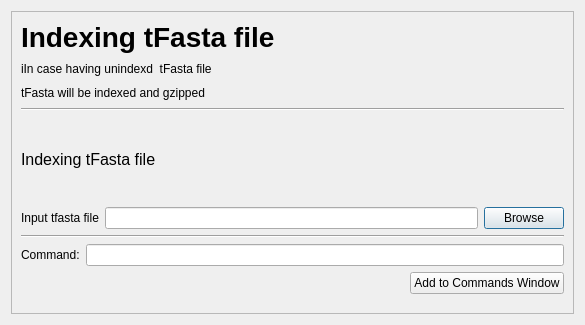
<?xml version="1.0" encoding="UTF-8"?>
<ui version="4.0">
 <class>Dialog</class>
 <widget class="QDialog" name="Dialog">
  <property name="geometry">
   <rect>
    <x>0</x>
    <y>0</y>
    <width>585</width>
    <height>325</height>
   </rect>
  </property>
  <property name="minimumSize">
   <size>
    <width>466</width>
    <height>325</height>
   </size>
  </property>
  <property name="maximumSize">
   <size>
    <width>16777215</width>
    <height>325</height>
   </size>
  </property>
  <property name="windowTitle">
   <string>Dialog</string>
  </property>
  <layout class="QGridLayout" name="gridLayout">
   <item row="0" column="0">
    <widget class="QScrollArea" name="scrollArea">
     <property name="widgetResizable">
      <bool>true</bool>
     </property>
     <widget class="QWidget" name="scrollAreaWidgetContents">
      <property name="geometry">
       <rect>
        <x>0</x>
        <y>0</y>
        <width>559</width>
        <height>299</height>
       </rect>
      </property>
      <layout class="QVBoxLayout" name="verticalLayout_5">
       <item>
        <layout class="QHBoxLayout" name="horizontalLayout_2">
         <property name="sizeConstraint">
          <enum>QLayout::SetFixedSize</enum>
         </property>
         <property name="topMargin">
          <number>0</number>
         </property>
         <property name="rightMargin">
          <number>10</number>
         </property>
         <item>
          <layout class="QHBoxLayout" name="horizontalLayout_3">
           <property name="rightMargin">
            <number>10</number>
           </property>
           <item>
            <layout class="QVBoxLayout" name="verticalLayout_6">
             <property name="sizeConstraint">
              <enum>QLayout::SetFixedSize</enum>
             </property>
             <property name="bottomMargin">
              <number>0</number>
             </property>
             <item>
              <layout class="QVBoxLayout" name="verticalLayout_7">
               <item>
                <widget class="QLabel" name="label">
                 <property name="font">
                  <font>
                   <pointsize>21</pointsize>
                   <weight>75</weight>
                   <bold>true</bold>
                  </font>
                 </property>
                 <property name="text">
                  <string>Indexing tFasta file</string>
                 </property>
                </widget>
               </item>
              </layout>
             </item>
             <item>
              <layout class="QVBoxLayout" name="verticalLayout_8">
               <item>
                <widget class="QLabel" name="label_4">
                 <property name="font">
                  <font>
                   <kerning>true</kerning>
                  </font>
                 </property>
                 <property name="text">
                  <string>iIn case having unindexd  tFasta file</string>
                 </property>
                </widget>
               </item>
              </layout>
             </item>
             <item>
              <layout class="QVBoxLayout" name="verticalLayout_10">
               <item>
                <widget class="QLabel" name="label_5">
                 <property name="text">
                  <string>tFasta will be indexed and gzipped</string>
                 </property>
                </widget>
               </item>
              </layout>
             </item>
            </layout>
           </item>
          </layout>
         </item>
         <item>
          <widget class="QLabel" name="logo_3">
           <property name="sizePolicy">
            <sizepolicy hsizetype="Preferred" vsizetype="Fixed">
             <horstretch>0</horstretch>
             <verstretch>0</verstretch>
            </sizepolicy>
           </property>
           <property name="maximumSize">
            <size>
             <width>81</width>
             <height>81</height>
            </size>
           </property>
           <property name="text">
            <string/>
           </property>
           <property name="pixmap">
            <pixmap resource="icon_SPiGA.qrc">:/logo/SPiGA_icon.png</pixmap>
           </property>
           <property name="scaledContents">
            <bool>true</bool>
           </property>
          </widget>
         </item>
        </layout>
       </item>
       <item>
        <widget class="Line" name="line">
         <property name="orientation">
          <enum>Qt::Horizontal</enum>
         </property>
        </widget>
       </item>
       <item>
        <layout class="QVBoxLayout" name="verticalLayout_4">
         <property name="bottomMargin">
          <number>10</number>
         </property>
         <item>
          <widget class="QLabel" name="label_118">
           <property name="font">
            <font>
             <pointsize>12</pointsize>
            </font>
           </property>
           <property name="text">
            <string>Indexing tFasta file</string>
           </property>
          </widget>
         </item>
         <item>
          <layout class="QHBoxLayout" name="horizontalLayout_152">
           <item>
            <widget class="QLabel" name="labelInputIndex">
             <property name="text">
              <string>Input tfasta file</string>
             </property>
            </widget>
           </item>
           <item>
            <widget class="QLineEdit" name="lineInputIndex"/>
           </item>
           <item>
            <widget class="QPushButton" name="openInputIndex">
             <property name="text">
              <string>Browse</string>
             </property>
            </widget>
           </item>
          </layout>
         </item>
         <item>
          <widget class="Line" name="line_2">
           <property name="orientation">
            <enum>Qt::Horizontal</enum>
           </property>
          </widget>
         </item>
         <item>
          <layout class="QHBoxLayout" name="horizontalLayout_7">
           <property name="bottomMargin">
            <number>0</number>
           </property>
           <item>
            <layout class="QHBoxLayout" name="horizontalLayout_12">
             <property name="bottomMargin">
              <number>0</number>
             </property>
             <item>
              <widget class="QLabel" name="label_3">
               <property name="sizePolicy">
                <sizepolicy hsizetype="Fixed" vsizetype="Preferred">
                 <horstretch>0</horstretch>
                 <verstretch>0</verstretch>
                </sizepolicy>
               </property>
               <property name="text">
                <string>Command:</string>
               </property>
              </widget>
             </item>
            </layout>
           </item>
           <item>
            <layout class="QHBoxLayout" name="horizontalLayout_13">
             <property name="rightMargin">
              <number>0</number>
             </property>
             <property name="bottomMargin">
              <number>0</number>
             </property>
             <item>
              <widget class="QLineEdit" name="lineEdit"/>
             </item>
            </layout>
           </item>
          </layout>
         </item>
         <item>
          <layout class="QHBoxLayout" name="horizontalLayout_11">
           <item>
            <spacer name="horizontalSpacer">
             <property name="orientation">
              <enum>Qt::Horizontal</enum>
             </property>
             <property name="sizeHint" stdset="0">
              <size>
               <width>40</width>
               <height>20</height>
              </size>
             </property>
            </spacer>
           </item>
           <item>
            <widget class="QPushButton" name="Add_Command_button">
             <property name="text">
              <string>Add to Commands Window</string>
             </property>
            </widget>
           </item>
          </layout>
         </item>
        </layout>
       </item>
      </layout>
     </widget>
    </widget>
   </item>
  </layout>
 </widget>
 <resources>
  <include location="icon_SPiGA.qrc"/>
 </resources>
 <connections/>
</ui>
